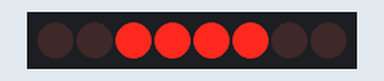
The sketch below on a simulated Arduino Uno, built with avr-gcc and run on an emulated ATmega328P. Parts: 8 shift-register outputs drawn as a row of LEDs (first output left, lit = HIGH). Wiring (inferred from the names in the program): shift register (74HC595): data pin 11; shift clock pin 13; latch pin 7. Wiring (inferred from the signals the program sends): row of LEDs: on Q0, Q1, Q2, Q3, Q4, Q5, Q6, Q7.

Above: at 0.3 s.
At 0.7 s:
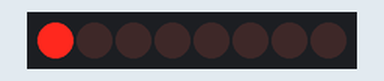
At 1.1 s:
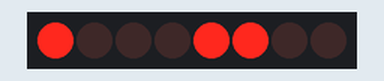
Timing chart, 0 to 2.6 s (numbered marks = the images above):
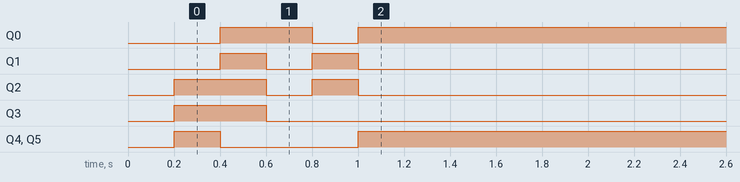

Measured:
- by itself, Q0: HIGH → LOW at 0.80 s, → HIGH 0.20 s later
- by itself, Q1, Q2: HIGH → LOW at 0.60 s, → HIGH 0.20 s later, → LOW 0.20 s later
- by itself, Q4, Q5: HIGH → LOW at 0.40 s, → HIGH 0.60 s later

The sketch:

lcd.ino
```cpp
int rs = 10;
int enable = 7;
int clk = 13;
int data = 11;
//comandos reconhecidos pelo LCD do lab, detalhados no datasheet.
byte a = 0b00111100; //2 linhas, display on
byte b = 0b00001111; //display om, cursosr on
byte c = 0b00000001; // clear display
byte d = 0b00000110; //incremente on, entire shifft off


void setup() {

//inicializa SPI
 pinMode(rs,OUTPUT);
 pinMode(enable, OUTPUT);
 pinMode(clk, OUTPUT);
 pinMode(data,OUTPUT);

//imicializa LCD

comando(a);
comando(b);
comando(c);
comando(d);
}


void loop() {
imprimir(0x031);
}

//Função que envia comandos ao LCD via spi.
//
void comando(byte x){
  digitalWrite(rs,LOW);
  digitalWrite(enable,LOW);
  delay(100);
  shiftOut(data,clk,MSBFIRST,x);
  delay(100);
  digitalWrite(enable,HIGH);
  digitalWrite(rs,HIGH);

}

//Função que envia caracteres a serem imprimidos pelo spi
void imprimir(byte y){
  digitalWrite(rs,HIGH);
  digitalWrite(enable,LOW);
  delay(100);
  shiftOut(data,clk,MSBFIRST,y);
  delay(100);
  digitalWrite(enable,HIGH);
  digitalWrite(rs,LOW);
}
```
